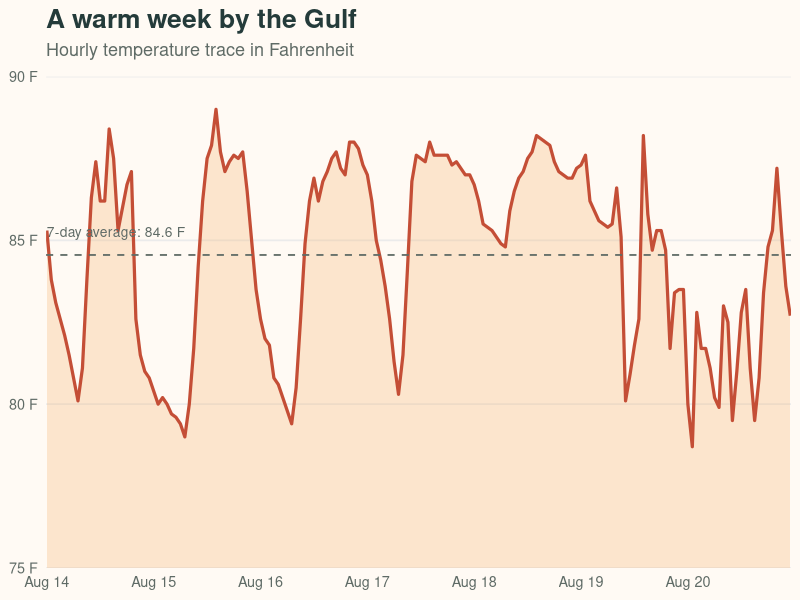
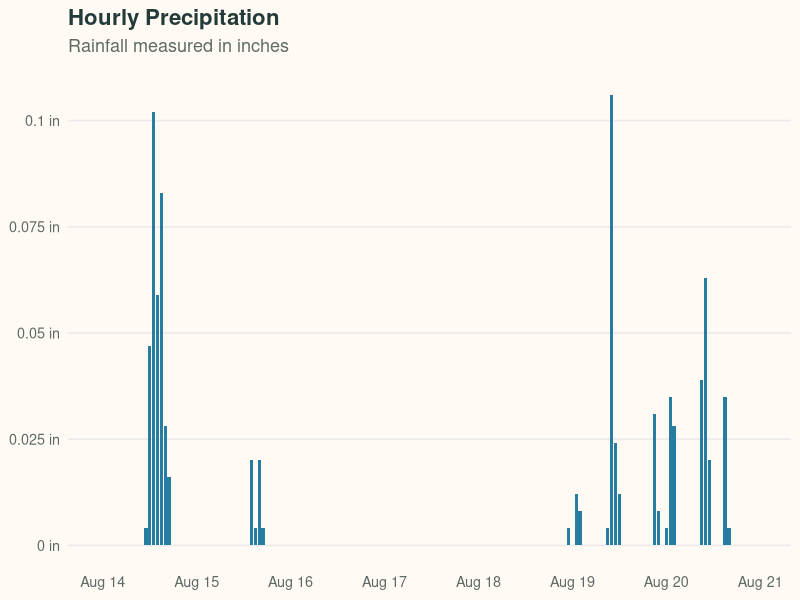

Write R code to recreate these figures, in order.
## ---- chunk 1
#| label: setup
#| include: false

library(ggplot2)

weather <- read.csv("sarasota_hourly_weather.csv", skip = 3)
names(weather) <- c("time", "temperature_f", "relative_humidity_percent",
                    "precipitation_inches", "wind_speed_mph")
weather$time <- as.POSIXct(weather$time, format = "%Y-%m-%dT%H:%M",
                           tz = "America/New_York")
weather$rain <- weather$precipitation_inches > 0

temperature_high <- max(weather$temperature_f)
temperature_low <- min(weather$temperature_f)
rain_total <- sum(weather$precipitation_inches)
date_start <- format(min(weather$time), "%B %d")
date_end <- format(max(weather$time), "%B %d, %Y")
## ---- chunk 2
#| label: temperature-plot
#| fig-cap: "Hourly temperature trace across the week."
#| fig-width: 10
#| fig-height: 5
#| out-width: 100%

ggplot(weather, aes(x = time, y = temperature_f)) +
  geom_area(fill = "#f6b26b", alpha = 0.28) +
  geom_line(color = "#c44e36", linewidth = 1.1) +
  geom_hline(yintercept = mean(weather$temperature_f),
             linetype = "dashed", color = "#5f6b66", linewidth = 0.6) +
  annotate("text", x = min(weather$time), y = mean(weather$temperature_f) + 0.7,
           label = paste0("7-day average: ", round(mean(weather$temperature_f), 1), " F"),
           hjust = 0, color = "#5f6b66", size = 3.5) +
  scale_x_datetime(date_breaks = "1 day", date_labels = "%b %d") +
  scale_y_continuous(breaks = seq(75, 90, by = 5),
                     labels = \(x) paste0(x, " F")) +
  coord_cartesian(ylim = c(75, 90), expand = FALSE) +
  labs(x = NULL, y = NULL,
       title = "A warm week by the Gulf",
       subtitle = "Hourly temperature trace in Fahrenheit") +
  theme_minimal(base_size = 13) +
  theme(
    plot.title = element_text(face = "bold", size = 19, color = "#243b3a"),
    plot.subtitle = element_text(color = "#5f6b66", margin = margin(b = 12)),
    panel.grid.minor = element_blank(),
    panel.grid.major.x = element_blank(),
    axis.text = element_text(color = "#5f6b66"),
    plot.background = element_rect(fill = "#fffaf4", color = NA),
    panel.background = element_rect(fill = "#fffaf4", color = NA)
  )
## ---- chunk 3
#| label: rainfall-plot
#| fig-cap: "Hourly rainfall precipitation in inches."
#| fig-width: 10
#| fig-height: 3.5
#| out-width: 100%

ggplot(weather, aes(x = time, y = precipitation_inches)) +
  geom_col(fill = "#277da1") +
  scale_x_datetime(date_breaks = "1 day", date_labels = "%b %d") +
  scale_y_continuous(labels = \(x) paste0(x, " in")) +
  labs(x = NULL, y = NULL,
       title = "Hourly Precipitation",
       subtitle = "Rainfall measured in inches") +
  theme_minimal(base_size = 13) +
  theme(
    plot.title = element_text(face = "bold", size = 16, color = "#243b3a"),
    plot.subtitle = element_text(color = "#5f6b66", margin = margin(b = 12)),
    panel.grid.minor = element_blank(),
    panel.grid.major.x = element_blank(),
    axis.text = element_text(color = "#5f6b66"),
    plot.background = element_rect(fill = "#fffaf4", color = NA),
    panel.background = element_rect(fill = "#fffaf4", color = NA)
  )
